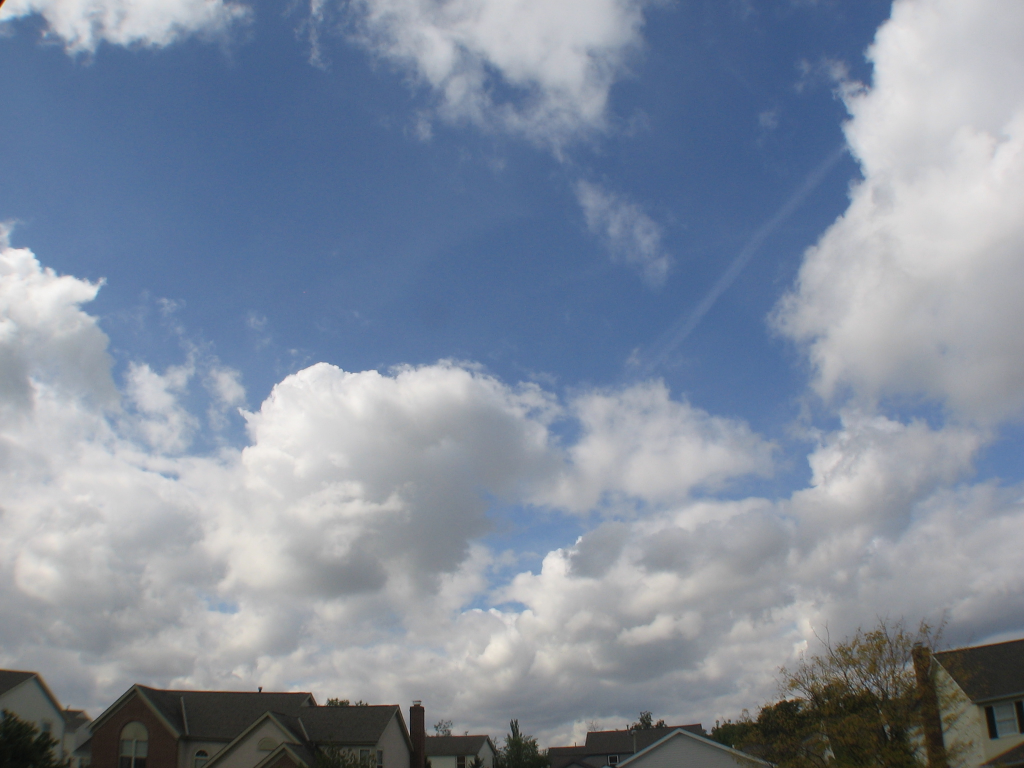
#> input picture 2013-10-01-16-17-12.jpg, 2048 x 1536 px (shown at 1/2 size)
$ python hist2.py
#> lines starting #> are read from the running program, lines starting #| are printed output that depends on the picture
#> further down, skyimg is the input picture: PIL image 2048x1536 RGB; mean R, G, B 129, 140.4, 157.3
#!/usr/bin/env python
#coding:utf-8

# Introduce ImageOps image operations, like invert
# Also introduce another Image method, split, that takes the
# R,G, and B components of an image and creates separate
# grayscale images with just that component

from PIL import Image, ImageOps


def is_RGB(image):
    return image.mode == "RGB"

def get_histogram(image):
    # Histogram will only work on RGB type
    if not is_RGB(image):
        raise Exception("Not RGB mode")

    hg = image.histogram()
    # Returns a 768 member array with counts of R, G, B values
    rhg = hg[0:256]
    ghg = hg[256:512]
    bhg = hg[512:]
    return rhg, ghg, bhg


def get_RGB_split_inverted(image):
    if not is_RGB(image):
        raise Exception("Not RGB mode")

    image_r, image_g, image_b = image.split()
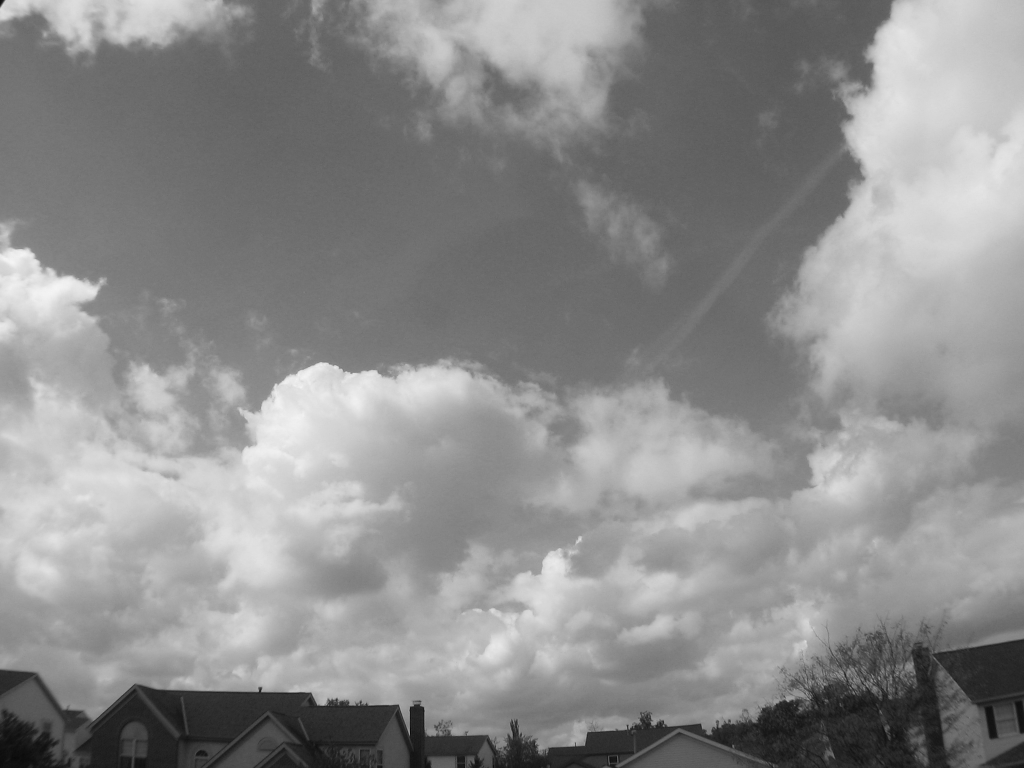
#> image_g: PIL image 2048x1536 L (shown at 1/2 size); min 0, max 246, mean 140.4
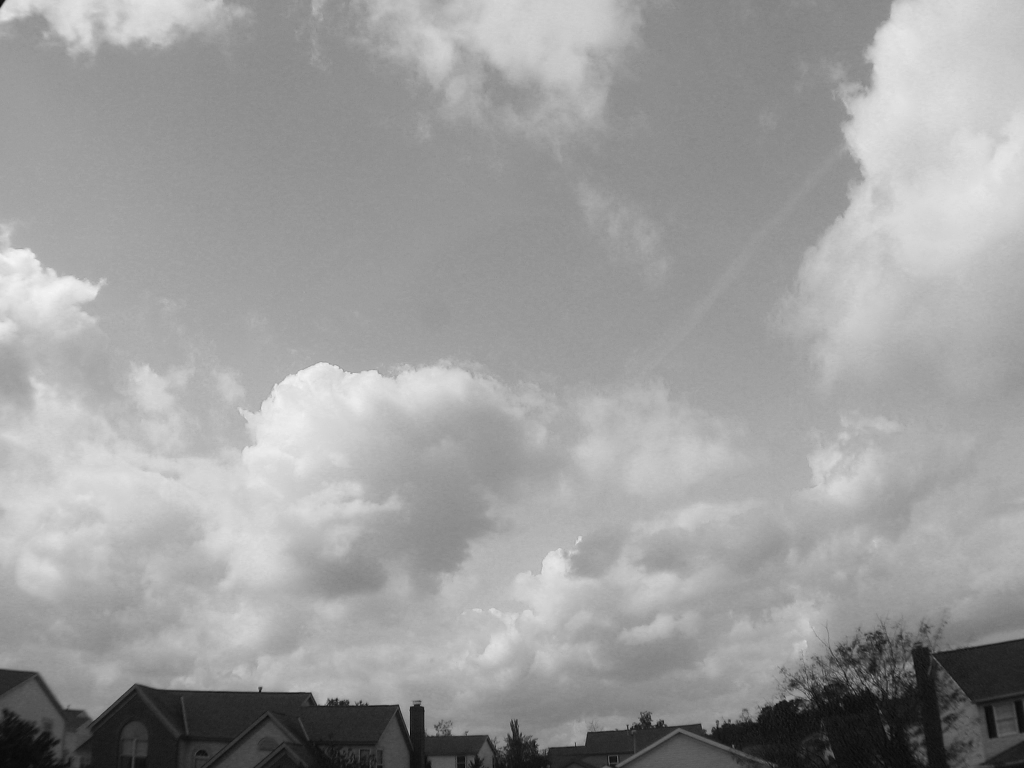
#> image_b: PIL image 2048x1536 L (shown at 1/2 size); min 0, max 246, mean 157.3
    image_rn = ImageOps.invert(image_r)
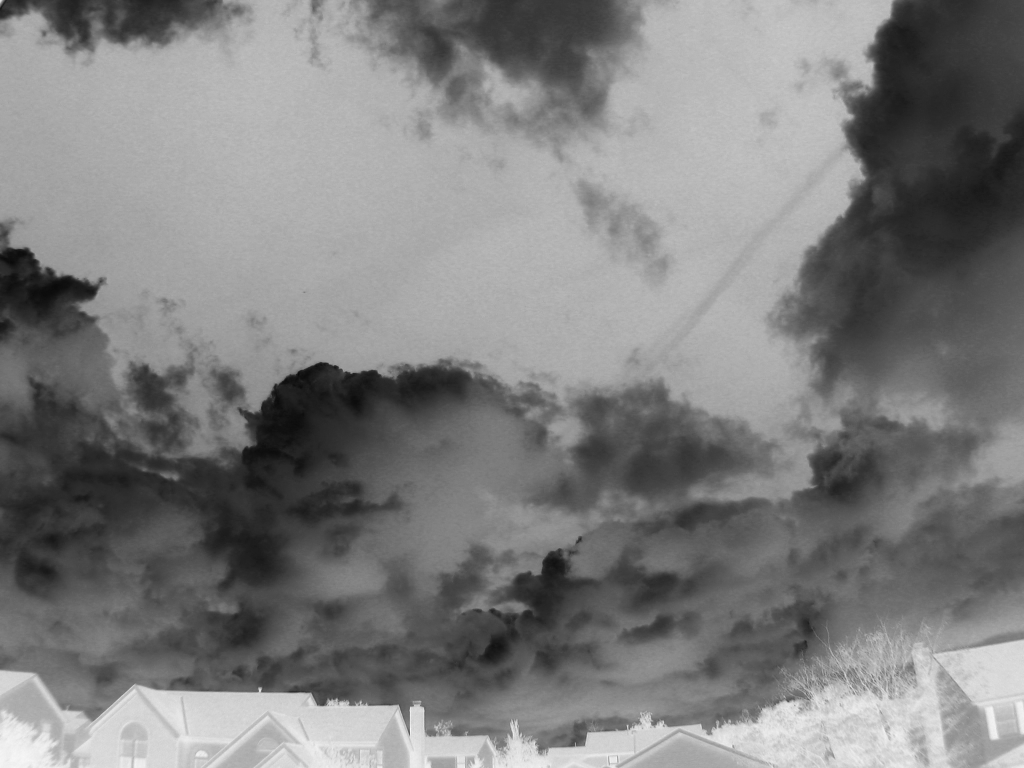
#> image_rn: PIL image 2048x1536 L (shown at 1/2 size); min 6, max 252, mean 126
    image_gn = ImageOps.invert(image_g)
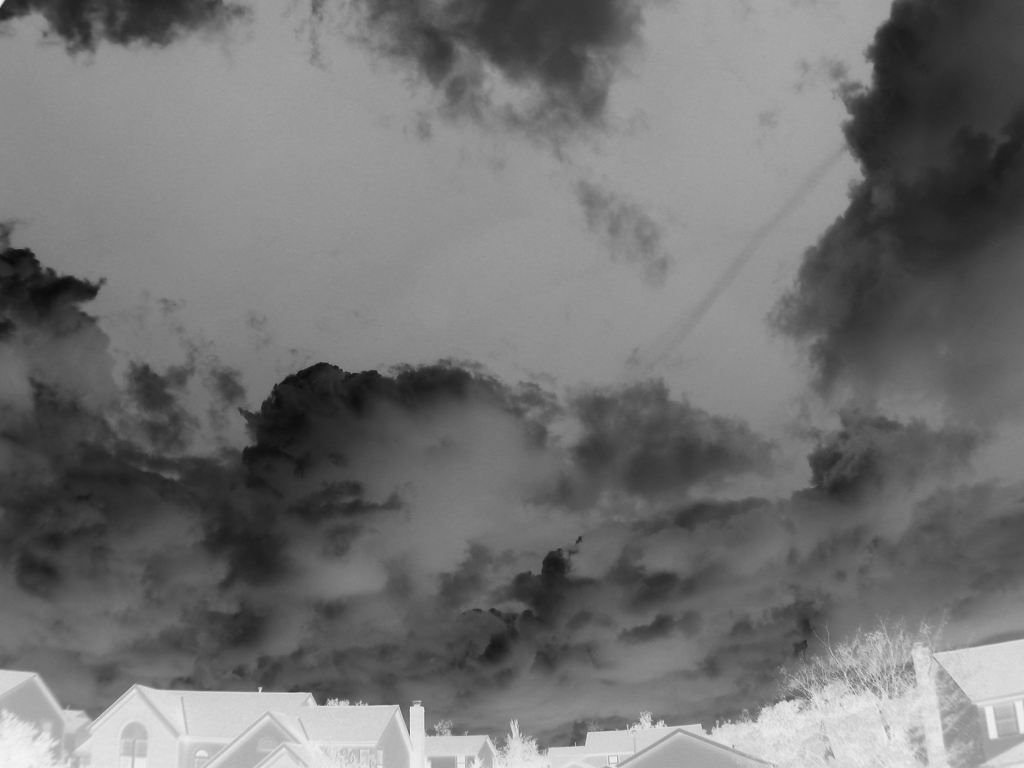
#> image_gn: PIL image 2048x1536 L (shown at 1/2 size); min 9, max 255, mean 114.6
    image_bn = ImageOps.invert(image_b)
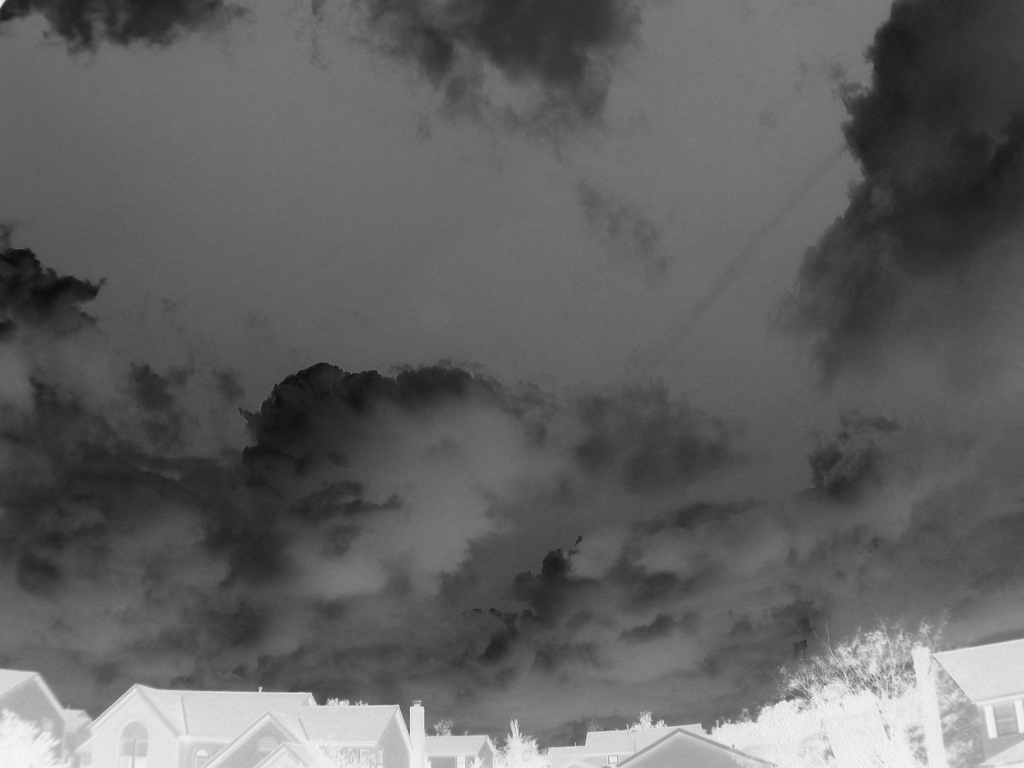
#> image_bn: PIL image 2048x1536 L (shown at 1/2 size); min 9, max 255, mean 97.7

    return image_rn, image_gn, image_bn


if __name__ == '__main__':
    # Open the image
    skyimg = Image.open("2013-10-01-16-17-12.jpg")

    skyimg_r, skyimg_g, skyimg_b = get_RGB_split_inverted(skyimg)

    skyimg_r.show()
    skyimg_g.show()
    skyimg_b.show()
